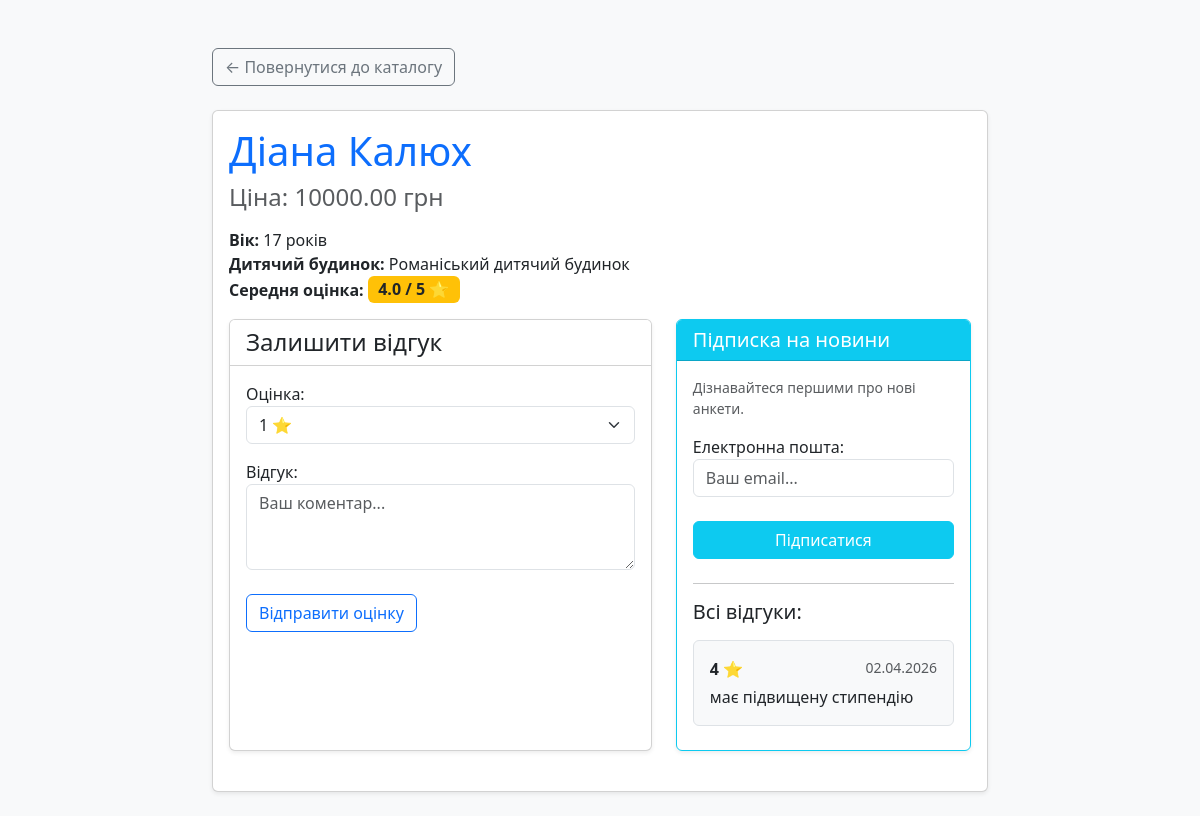
/child/3/, run on the app's committed database.
### lab4/models.py (models this page shows, shortened)
class Child(models.Model):
    first_name = models.CharField(max_length=50, verbose_name="Ім'я")
    last_name = models.CharField(max_length=50, verbose_name="Прізвище")
    age = models.PositiveIntegerField(verbose_name="Вік")
    price = models.DecimalField(max_digits=10, decimal_places=2, verbose_name="Ціна (грн)")
    orphanage = models.ForeignKey(Orphanage, on_delete=models.CASCADE, verbose_name="Дитячий будинок")
    created_at = models.DateTimeField(auto_now_add=True, verbose_name="Створено о")
    updated_at = models.DateTimeField(auto_now=True, verbose_name="Оновлено о")
    image = models.ImageField(upload_to='children_photos/', blank=True, null=True, verbose_name="Фото")
    is_purchased = models.BooleanField(default=False, verbose_name="Куплено")
    class Meta:
        verbose_name = "Дитина"
        verbose_name_plural = "Діти"

class Orphanage(models.Model):
    name = models.CharField(max_length=150, verbose_name="Назва закладу")
    city = models.CharField(max_length=100, verbose_name="Місто")
    created_at = models.DateTimeField(auto_now_add=True, verbose_name="Створено о")
    updated_at = models.DateTimeField(auto_now=True, verbose_name="Оновлено о")
    class Meta:
        verbose_name = "Дитячий будинок"
        verbose_name_plural = "Дитячі будинки"

class Review(models.Model):
    child = models.ForeignKey('Child', on_delete=models.CASCADE, related_name='reviews')
    rating = models.PositiveSmallIntegerField(
        validators=[MinValueValidator(1), MaxValueValidator(5)],
        verbose_name="Оцінка"
    )
    comment = models.TextField(verbose_name="Відгук", blank=True)
    created_at = models.DateTimeField(auto_now_add=True)
    class Meta:
        verbose_name = "Відгук"
        verbose_name_plural = "Відгуки"

### lab4/views.py (the view, shortened to what this page needs)
# urls.py: path('child/<int:child_id>/', views.child_detail, name='child_detail'),
def child_detail(request, child_id):
    child = get_object_or_404(Child, id=child_id)
    average = child.reviews.aggregate(Avg('rating'))['rating__avg']
    average = round(average, 1) if average else 0
    sub_form = NewsletterForm()
    rev_form = ReviewForm()
    orphanages = Orphanage.objects.all()
    cart = request.session.get('cart', [])
    in_cart = str(child.id) in cart
    return render(request, 'child_detail.html', {
        'child': child,
        'orphanages': orphanages,
        'average': average,
        'sub_form': sub_form,
        'rev_form': rev_form,
        'in_cart': in_cart
    })

### lab4/forms.py
class NewsletterForm(forms.ModelForm):
    class Meta:
        model = Subscriber
        fields = ['email']
        widgets = {
            'email': forms.EmailInput(attrs={'class': 'form-control', 'placeholder': 'Ваш email...'})
        }

class ReviewForm(forms.ModelForm):
    class Meta:
        model = Review
        fields = ['rating', 'comment']
        widgets = {
            'rating': forms.Select(choices=[(i, f"{i} ⭐") for i in range(1, 6)], attrs={'class': 'form-select'}),
            'comment': forms.Textarea(attrs={'rows': 3, 'class': 'form-control', 'placeholder': 'Ваш коментар...'})
        }

### lab4/templates/child_detail.html (shortened to what this page needs)
<!DOCTYPE html>
<html lang="uk">
<head>
    <link href="https://cdn.jsdelivr.net/npm/bootstrap@5.3.0/dist/css/bootstrap.min.css" rel="stylesheet">
</head>
<body class="bg-light">
<div class="container mt-5" style="max-width: 800px;">
    <a href="/" class="btn btn-outline-secondary mb-4">← Повернутися до каталогу</a>
    <div class="card shadow-sm mb-4">
        <div class="card-body">
            <h1 class="card-title text-primary">{{ child.first_name }} {{ child.last_name }}</h1>
            <h4 class="text-muted mb-3">Ціна: {{ child.price }} грн</h4>
            <p class="card-text">
                <b>Вік:</b> {{ child.age }} років <br>
                <b>Дитячий будинок:</b> {{ child.orphanage.name }} <br>
                <b>Середня оцінка:</b>
                <span class="badge bg-warning text-dark fs-6">{{ average }} / 5 ⭐</span>
            </p>
    <div class="row">
        <div class="col-md-7 mb-4">
            <div class="card shadow-sm h-100">
                <div class="card-header bg-white">
                    <h4 class="mb-0">Залишити відгук</h4>
                </div>
                <div class="card-body">
                    <form method="POST">
                        {{ rev_form.as_p }}
                        <button type="submit" name="review" class="btn btn-outline-primary mt-2">Відправити оцінку</button>
                    </form>
                </div>
            </div>
        </div>
        <div class="col-md-5 mb-4">
            <div class="card shadow-sm border-info h-100">
                <div class="card-header bg-info text-white">
                    <h5 class="mb-0">Підписка на новини</h5>
                </div>
                <div class="card-body">
                    <p class="small text-muted">Дізнавайтеся першими про нові анкети.</p>
                    <form method="POST">
                        {{ sub_form.as_p }}
                        <button type="submit" name="subscribe" class="btn btn-info text-white w-100 mt-2">Підписатися</button>
                    </form>
                    <hr class="mt-4">
<h5 class="mb-3">Всі відгуки:</h5>
{% for review in child.reviews.all %}
    <div class="mb-2 p-3 border rounded bg-light">
        <strong>{{ review.rating }} ⭐</strong>
        <span class="text-muted small" style="float: right;">{{ review.created_at|date:"d.m.Y" }}</span>
        <p class="mb-0 mt-1">{{ review.comment }}</p>
    </div>
{% empty %}
    <p class="text-muted small">Поки немає відгуків. Будьте першим!</p>
{% endfor %}
                </div>
            </div>
        </div>
    </div>
</div>
</body>
</html>

### data on the page
Child: first_name "Діана", last_name "Калюх", price "10000.00", age "17", orphanage.name "Романіський дитячий будинок"
Review: rating "4", created_at "02.04.2026", comment "має підвищену стипендію"

### other printed values
{{ average }} "4.0"
